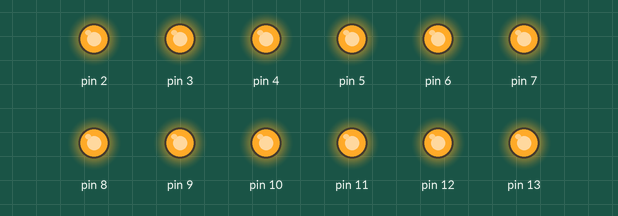
This sketch was run on a simulated Arduino Uno, built with avr-gcc and run on an emulated ATmega328P. Parts: output pins drawn as LEDs (lit = HIGH). Pins used as bus, display or sensor lines are not drawn.

Above: at 2.0 s.
At 6.0 s:
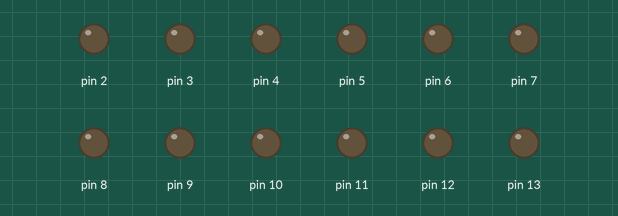
Timing chart, 0 to 10.4 s (numbered marks = the images above):
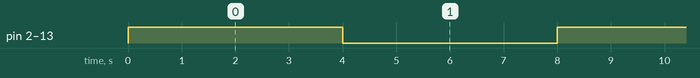

The sketch:

usbtiny_blink.ino
```cpp
/*
blink port D and port B of Attiny2313
usbtiny has two LED used for power indication and busy, PD5 and PB0

https://dicks.home.xs4all.nl/avr/usbtiny/
https://cdn-learn.adafruit.com/assets/assets/000/010/326/original/usbtinyisp2sch.png
modified JUN-04-2011 by xiaolaba


*/


void setup() {
  // initialize serial communications at 9600 bps:
  Serial.begin(9600);

  DDRD = B11111110; // sets D1-D7 as outputs, D0 as input
  DDRD = DDRD | B11111100; // D2 – D7 outputs, D0 = TX, D1 = RX
  DDRB = B00111111; //PORTB maps to D8 to D13, two high bits (6 & 7) map to the crystal pins, no use
}


#define dly 4000 //delay time, unit ms

void blink_port_500ms(){
  PORTD = B11111111;
  PORTB = B00111111;
  delay(dly); // wait for 0.5 second;
  PORTD = 0x0;
  PORTB = 0x0;
  delay(dly); // wait for 0.5 second;
}

void loop() {
  blink_port_500ms();
}
```

Measured:
- by itself, pin 2–13: alternates HIGH for 4.0 s and LOW for 4.0 s
